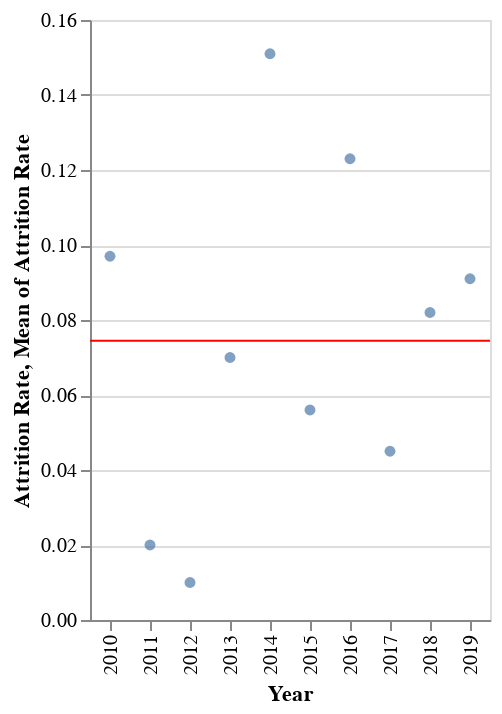

Write notebook code for a chart like this one.
### Code cell
base = alt.Chart(table)

dots = base.mark_point(filled = True).encode(
    x = alt.X('Year:O'),
    y = alt.Y('Attrition Rate')
    )

rule = base.mark_rule(color='red').encode(
    y='mean(Attrition Rate)'
)

dots + rule

### Figure 1 — Vega-Lite specification as saved in the notebook (floating-point values rounded to 4 significant figures)
{"config": {"view": {"continuousWidth": 300, "continuousHeight": 300}}, "layer": [{"mark": {"type": "point", "filled": true}, "encoding": {"x": {"field": "Year", "type": "ordinal"}, "y": {"field": "Attrition Rate", "type": "quantitative"}}}, {"mark": {"type": "rule", "color": "red"}, "encoding": {"y": {"aggregate": "mean", "field": "Attrition Rate", "type": "quantitative"}}}], "data": {"name": "data-0a7ed12b3693b0f6b7061ff4e2683f48"}, "$schema": "https://vega.github.io/schema/vega-lite/v5.8.0.json", "datasets": {"data-0a7ed12b3693b0f6b7061ff4e2683f48": [{"Year": 2019, "Attrition Rate": 0.091}, {"Year": 2018, "Attrition Rate": 0.082}, {"Year": 2017, "Attrition Rate": 0.045}, {"Year": 2016, "Attrition Rate": 0.123}, {"Year": 2015, "Attrition Rate": 0.056}, {"Year": 2014, "Attrition Rate": 0.151}, {"Year": 2013, "Attrition Rate": 0.07}, {"Year": 2012, "Attrition Rate": 0.01}, {"Year": 2011, "Attrition Rate": 0.02}, {"Year": 2010, "Attrition Rate": 0.097}]}}
